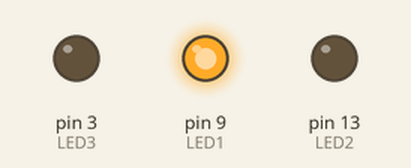
Bench run of a sketch on a simulated Arduino Uno, built with avr-gcc and run on an emulated ATmega328P. On the bench: output pins drawn as LEDs (lit = HIGH).

Above: at 0.05 s.
At 0.55 s:
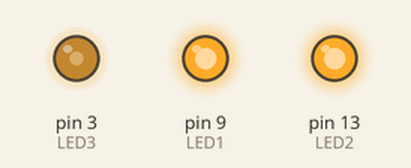
At 1.05 s:
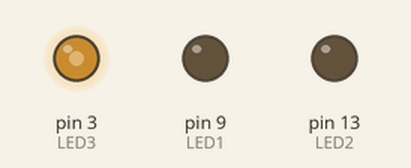
At 2.05 s:
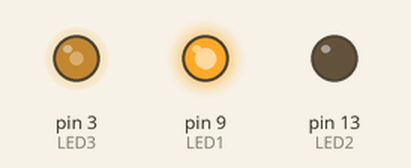
At 3.9 s:
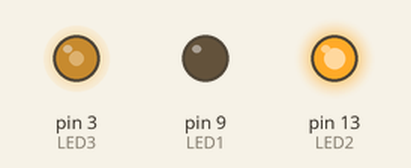
Timing chart, 0 to 9.0 s (numbered marks = the images above):
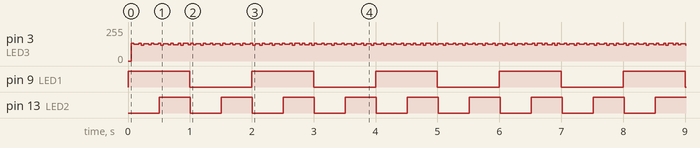

Measured:
- by itself, pin 3 (LED3): moves between 120/255 and 135/255, repeating every 3.9 s
- by itself, pin 9 (LED1): alternates HIGH for 1.0 s and LOW for 1.0 s
- by itself, pin 13 (LED2): alternates HIGH for 0.50 s and LOW for 0.50 s

The sketch:

sketch_oct16a.ino
```cpp
#define LED1 9    // Timer1 - slow blink
#define LED2 13   // Software blink
#define LED3 3    // Timer2 - fast blink

void setup() {
  pinMode(LED1, OUTPUT);
  pinMode(LED2, OUTPUT);
  pinMode(LED3, OUTPUT);

  // ===== TIMER1 (16-bit) → LED1 =====
  TCCR1A = 0;
  TCCR1B = 0;
  TCNT1  = 0;
  OCR1A  = 15624;                       // ~1 Hz
  TCCR1B |= (1 << WGM12);               // CTC
  TCCR1B |= (1 << CS12) | (1 << CS10);  // prescaler 1024
  TIMSK1 |= (1 << OCIE1A);              // interrupt enable

  // ===== TIMER2 (8-bit) → LED3 =====
  TCCR2A = 0;
  TCCR2B = 0;
  TCNT2  = 0;
  OCR2A  = 195;                         // ~10 Hz
  TCCR2A |= (1 << WGM21);               // CTC mode
  TCCR2B |= (1 << CS22) | (1 << CS21);  // prescaler 256
  TIMSK2 |= (1 << OCIE2A);              // interrupt enable

  // fully disconnect OC2 pins (make sure no hardware overrides)
  TCCR2A &= ~((1 << COM2A0) | (1 << COM2A1) | (1 << COM2B0) | (1 << COM2B1));

  sei();  // enable global interrupts
}

ISR(TIMER1_COMPA_vect) {
  static bool s1 = 0;
  s1 = !s1;
  digitalWrite(LED1, s1);
}

ISR(TIMER2_COMPA_vect) {
  static bool s3 = 0;
  s3 = !s3;
  digitalWrite(LED3, s3);
}

void loop() {
  // Software blink for LED2 (pin 13)
  static unsigned long lastToggle = 0;
  if (millis() - lastToggle > 500) {
    digitalWrite(LED2, !digitalRead(LED2));
    lastToggle = millis();
  }
}
```
